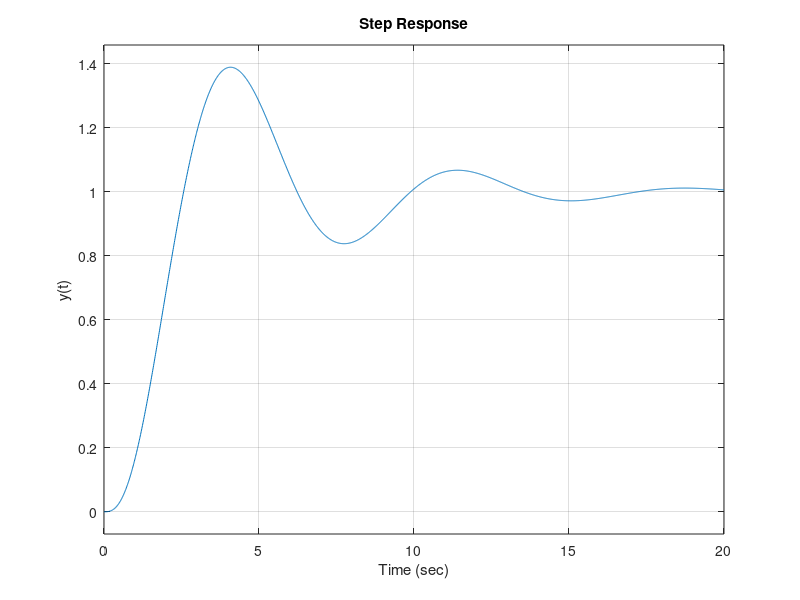

The MATLAB script that drew this image:
% Chapter 8: Figure 8.40

%

%   The step response of the engraving machine, where

%

%                 2

%   T(s) =  ------------- . 

%           s^3+3s^2+2s+2 

%

K=2; num=[K]; den=[1 3 2 K];

sys=tf(num,den);

t=[0:0.01:20];

step(sys,t);

xlabel('Time (sec)'), ylabel('y(t)')
